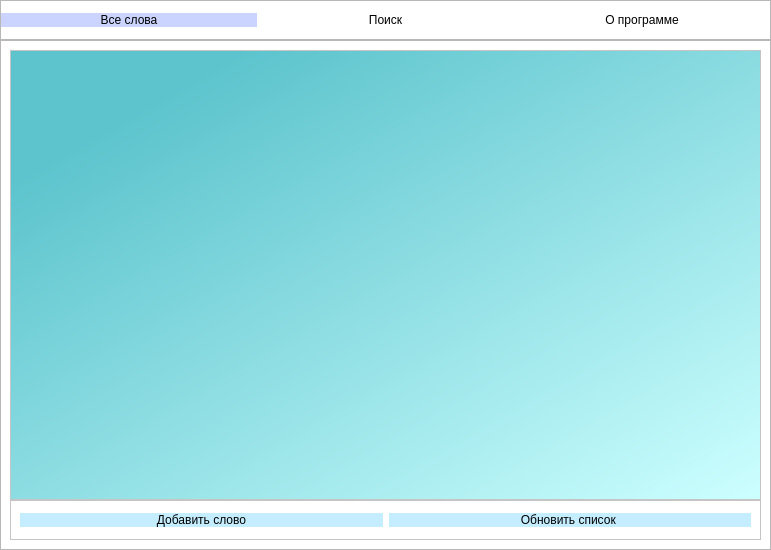
<?xml version="1.0" encoding="UTF-8"?>
<ui version="4.0">
 <class>Form</class>
 <widget class="QWidget" name="Form">
  <property name="geometry">
   <rect>
    <x>0</x>
    <y>0</y>
    <width>771</width>
    <height>550</height>
   </rect>
  </property>
  <property name="minimumSize">
   <size>
    <width>500</width>
    <height>200</height>
   </size>
  </property>
  <property name="windowTitle">
   <string>Network DICT</string>
  </property>
  <property name="windowIcon">
   <iconset>
    <normalon>:/newPrefix/logo.jpg</normalon>
   </iconset>
  </property>
  <property name="styleSheet">
   <string notr="true">#Form{
background-color: rgb(255, 255, 255);
}

QPushButton {
 background-color: rgb(255, 255, 255);
border : 0;
color: black;
font: 20pt &quot;MS Shell Dlg 2&quot;;
}

QLineEdit{  
    
	font: 16pt &quot;MS Shell Dlg 2&quot;;
}
</string>
  </property>
  <layout class="QVBoxLayout" name="verticalLayout">
   <property name="spacing">
    <number>0</number>
   </property>
   <property name="leftMargin">
    <number>0</number>
   </property>
   <property name="topMargin">
    <number>0</number>
   </property>
   <property name="rightMargin">
    <number>0</number>
   </property>
   <property name="bottomMargin">
    <number>0</number>
   </property>
   <item>
    <widget class="QFrame" name="pages_bar">
     <property name="minimumSize">
      <size>
       <width>0</width>
       <height>40</height>
      </size>
     </property>
     <property name="frameShape">
      <enum>QFrame::StyledPanel</enum>
     </property>
     <property name="frameShadow">
      <enum>QFrame::Raised</enum>
     </property>
     <layout class="QHBoxLayout" name="horizontalLayout_2">
      <property name="spacing">
       <number>0</number>
      </property>
      <property name="leftMargin">
       <number>0</number>
      </property>
      <property name="topMargin">
       <number>0</number>
      </property>
      <property name="rightMargin">
       <number>0</number>
      </property>
      <property name="bottomMargin">
       <number>0</number>
      </property>
      <item>
       <widget class="QPushButton" name="allPageBtn">
        <property name="styleSheet">
         <string notr="true">background-color: rgb(202, 212, 255);</string>
        </property>
        <property name="text">
         <string>Все слова</string>
        </property>
       </widget>
      </item>
      <item>
       <widget class="QPushButton" name="searchPageBtn">
        <property name="text">
         <string>Поиск</string>
        </property>
       </widget>
      </item>
      <item>
       <widget class="QPushButton" name="aboutPageBtn">
        <property name="text">
         <string>О программе</string>
        </property>
       </widget>
      </item>
     </layout>
    </widget>
   </item>
   <item>
    <widget class="QFrame" name="pages_frame">
     <property name="frameShape">
      <enum>QFrame::StyledPanel</enum>
     </property>
     <property name="frameShadow">
      <enum>QFrame::Raised</enum>
     </property>
     <layout class="QHBoxLayout" name="horizontalLayout">
      <property name="spacing">
       <number>0</number>
      </property>
      <property name="leftMargin">
       <number>0</number>
      </property>
      <property name="topMargin">
       <number>0</number>
      </property>
      <property name="rightMargin">
       <number>0</number>
      </property>
      <property name="bottomMargin">
       <number>0</number>
      </property>
      <item>
       <widget class="QStackedWidget" name="pagesWGT">
        <property name="styleSheet">
         <string notr="true">background-color: rgb(255, 255, 255);</string>
        </property>
        <property name="currentIndex">
         <number>0</number>
        </property>
        <widget class="QWidget" name="allWordPage">
         <layout class="QVBoxLayout" name="verticalLayout_4">
          <item>
           <layout class="QVBoxLayout" name="verticalLayout_5">
            <property name="spacing">
             <number>0</number>
            </property>
            <property name="leftMargin">
             <number>0</number>
            </property>
            <item>
             <widget class="QScrollArea" name="scrollArea">
              <property name="styleSheet">
               <string notr="true">#allWordsWGT{
background-color:qlineargradient(spread:pad, x1:0.0795455, y1:0.045, x2:1, y2:1, stop:0.0965909 rgba(93, 196, 205, 255), stop:1 rgba(205, 255, 255, 255));

}</string>
              </property>
              <property name="widgetResizable">
               <bool>true</bool>
              </property>
              <widget class="QWidget" name="allWordsWGT">
               <property name="geometry">
                <rect>
                 <x>0</x>
                 <y>0</y>
                 <width>747</width>
                 <height>436</height>
                </rect>
               </property>
               <layout class="QVBoxLayout" name="allWordsLay">
                <property name="spacing">
                 <number>20</number>
                </property>
                <property name="leftMargin">
                 <number>60</number>
                </property>
                <property name="topMargin">
                 <number>0</number>
                </property>
                <property name="rightMargin">
                 <number>60</number>
                </property>
                <property name="bottomMargin">
                 <number>0</number>
                </property>
               </layout>
              </widget>
             </widget>
            </item>
            <item>
             <widget class="QFrame" name="frame">
              <property name="minimumSize">
               <size>
                <width>0</width>
                <height>40</height>
               </size>
              </property>
              <property name="maximumSize">
               <size>
                <width>16777215</width>
                <height>50</height>
               </size>
              </property>
              <property name="frameShape">
               <enum>QFrame::StyledPanel</enum>
              </property>
              <property name="frameShadow">
               <enum>QFrame::Raised</enum>
              </property>
              <layout class="QHBoxLayout" name="horizontalLayout_3">
               <item>
                <widget class="QPushButton" name="addWordBtn">
                 <property name="styleSheet">
                  <string notr="true">background-color: rgb(196, 237, 255);
border-radious:10px;</string>
                 </property>
                 <property name="text">
                  <string>Добавить слово</string>
                 </property>
                </widget>
               </item>
               <item>
                <widget class="QPushButton" name="sortBtn">
                 <property name="styleSheet">
                  <string notr="true">background-color: rgb(196, 237, 255);
border-radious:10px;</string>
                 </property>
                 <property name="text">
                  <string>Обновить список </string>
                 </property>
                </widget>
               </item>
              </layout>
             </widget>
            </item>
           </layout>
          </item>
         </layout>
        </widget>
        <widget class="QWidget" name="searchPage">
         <layout class="QVBoxLayout" name="verticalLayout_2">
          <property name="spacing">
           <number>0</number>
          </property>
          <property name="leftMargin">
           <number>0</number>
          </property>
          <property name="topMargin">
           <number>0</number>
          </property>
          <property name="rightMargin">
           <number>0</number>
          </property>
          <property name="bottomMargin">
           <number>0</number>
          </property>
          <item>
           <widget class="QFrame" name="search_frame">
            <property name="minimumSize">
             <size>
              <width>0</width>
              <height>0</height>
             </size>
            </property>
            <property name="maximumSize">
             <size>
              <width>16777215</width>
              <height>100</height>
             </size>
            </property>
            <property name="frameShape">
             <enum>QFrame::StyledPanel</enum>
            </property>
            <property name="frameShadow">
             <enum>QFrame::Raised</enum>
            </property>
            <layout class="QHBoxLayout" name="searchLineLay">
             <property name="spacing">
              <number>0</number>
             </property>
             <property name="leftMargin">
              <number>0</number>
             </property>
             <property name="topMargin">
              <number>0</number>
             </property>
             <property name="rightMargin">
              <number>0</number>
             </property>
             <property name="bottomMargin">
              <number>0</number>
             </property>
             <item>
              <widget class="QLabel" name="logo">
               <property name="maximumSize">
                <size>
                 <width>200</width>
                 <height>200</height>
                </size>
               </property>
               <property name="text">
                <string/>
               </property>
               <property name="pixmap">
                <pixmap resource="../images/srce.qrc">:/newPrefix/изображение_viber_2021-04-25_17-03-24.jpg</pixmap>
               </property>
               <property name="scaledContents">
                <bool>true</bool>
               </property>
              </widget>
             </item>
             <item>
              <widget class="QLineEdit" name="lineEdit">
               <property name="minimumSize">
                <size>
                 <width>0</width>
                 <height>40</height>
                </size>
               </property>
               <property name="styleSheet">
                <string notr="true"/>
               </property>
               <property name="inputMask">
                <string/>
               </property>
               <property name="text">
                <string/>
               </property>
               <property name="frame">
                <bool>false</bool>
               </property>
               <property name="clearButtonEnabled">
                <bool>true</bool>
               </property>
              </widget>
             </item>
             <item>
              <widget class="QPushButton" name="searchBtn">
               <property name="text">
                <string/>
               </property>
               <property name="icon">
                <iconset resource="../images/srce.qrc">
                 <normaloff>:/newPrefix/лупа.png</normaloff>:/newPrefix/лупа.png</iconset>
               </property>
               <property name="iconSize">
                <size>
                 <width>25</width>
                 <height>25</height>
                </size>
               </property>
              </widget>
             </item>
            </layout>
           </widget>
          </item>
          <item>
           <layout class="QVBoxLayout" name="lay2">
            <property name="spacing">
             <number>0</number>
            </property>
            <property name="leftMargin">
             <number>0</number>
            </property>
            <property name="rightMargin">
             <number>0</number>
            </property>
            <item>
             <widget class="QScrollArea" name="scrollArea_2">
              <property name="styleSheet">
               <string notr="true"/>
              </property>
              <property name="widgetResizable">
               <bool>true</bool>
              </property>
              <widget class="QWidget" name="searchWordsWGT">
               <property name="geometry">
                <rect>
                 <x>0</x>
                 <y>0</y>
                 <width>765</width>
                 <height>395</height>
                </rect>
               </property>
               <property name="styleSheet">
                <string notr="true">#searchWordsWGT{
background-color:qlineargradient(spread:pad, x1:0.0795455, y1:0.045, x2:1, y2:1, stop:0.0965909 rgba(93, 196, 205, 255), stop:1 rgba(205, 255, 255, 255));
}</string>
               </property>
               <layout class="QVBoxLayout" name="searchWLay">
                <property name="spacing">
                 <number>20</number>
                </property>
                <property name="leftMargin">
                 <number>60</number>
                </property>
                <property name="topMargin">
                 <number>0</number>
                </property>
                <property name="rightMargin">
                 <number>60</number>
                </property>
                <property name="bottomMargin">
                 <number>0</number>
                </property>
               </layout>
              </widget>
             </widget>
            </item>
           </layout>
          </item>
         </layout>
        </widget>
        <widget class="QWidget" name="aboutPage">
         <layout class="QVBoxLayout" name="verticalLayout_3">
          <item>
           <widget class="QLabel" name="label_3">
            <property name="minimumSize">
             <size>
              <width>0</width>
              <height>200</height>
             </size>
            </property>
            <property name="font">
             <font>
              <family>Consolas</family>
              <pointsize>24</pointsize>
             </font>
            </property>
            <property name="styleSheet">
             <string notr="true">color: rgb(0, 0, 0);</string>
            </property>
            <property name="text">
             <string>Программу разработал
студент группы 10701119
Маканов Дмитрий

Минск, БНТУ, 2021</string>
            </property>
           </widget>
          </item>
          <item>
           <widget class="QLabel" name="label_2">
            <property name="text">
             <string/>
            </property>
            <property name="pixmap">
             <pixmap resource="../images/srce.qrc">:/newPrefix/изображение_viber_2021-04-25_17-03-24.jpg</pixmap>
            </property>
            <property name="scaledContents">
             <bool>true</bool>
            </property>
           </widget>
          </item>
         </layout>
        </widget>
       </widget>
      </item>
     </layout>
    </widget>
   </item>
  </layout>
 </widget>
 <resources>
  <include location="../images/srce.qrc"/>
  <include location="C:/Users/makan/.designer/images/srce.qrc"/>
 </resources>
 <connections/>
</ui>
